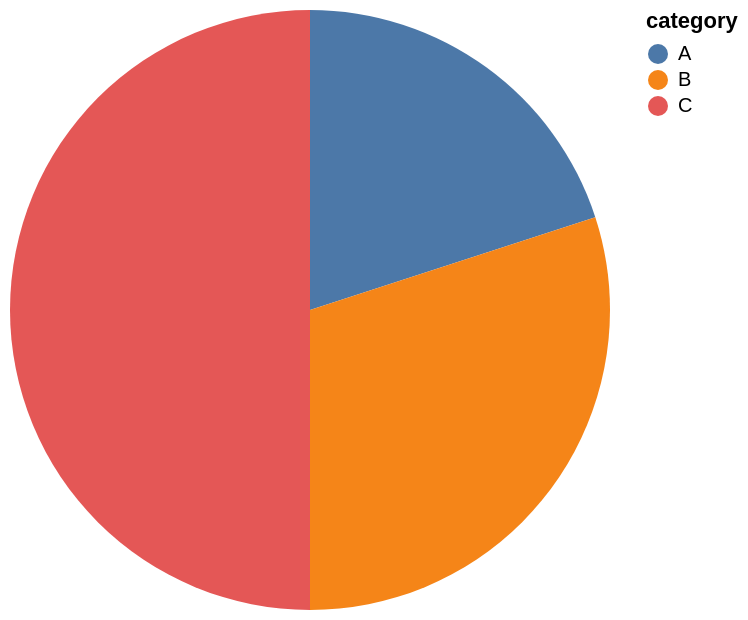

Vega-Lite specification stored for this chart:
### Vega-Lite specification from a JSON file in a GitHub repository (floating-point values rounded to 4 significant figures)
{"mark": "arc", "data": {"values": [{"category": "A", "value": 4}, {"category": "B", "value": 6}, {"category": "C", "value": 10}]}, "encoding": {"theta": {"field": "value", "type": "quantitative"}, "color": {"field": "category", "type": "nominal"}}}
